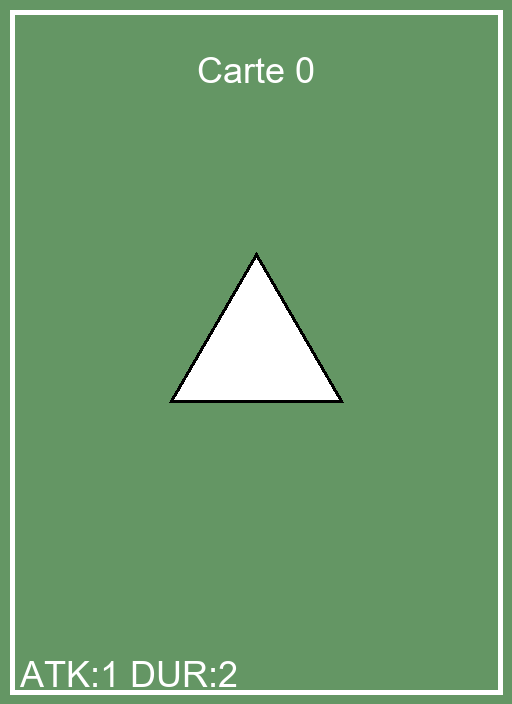
#> input picture assets/cards/temp/card_0.png, 512 x 704 px
$ python -i asset_generator.py   (imports and definitions only)
#> lines starting #> are read from the running program, lines starting #| are printed output that depends on the picture
#!/usr/bin/env python3
"""
Générateur automatique d'assets pour Bestiaire
Crée tous les prompts pour générer les illustrations avec Midjourney/DALL-E
"""

import json
from pathlib import Path
from typing import Dict, List, Optional
import requests
import time
from dataclasses import dataclass
from PIL import Image, ImageDraw, ImageFont, ImageFilter, ImageEnhance
import numpy as np


# ============================================================================
# GÉNÉRATEUR DE PROMPTS POUR ILLUSTRATIONS
# ============================================================================

@dataclass
class CardPrompt:
    """Prompt pour générer une illustration de carte"""
    card_id: str
    name: str
    biome: str
    creature_type: str
    visual_style: str
    prompt_midjourney: str
    prompt_dalle: str
    negative_prompt: str


class AssetGenerator:
    """Génère tous les assets du jeu"""

    # [242 lines left out: functions __init__, generate_all_card_prompts, create_card_prompt, extract_creature_type, create_creature_description, clean_prompt and 2 more, not called in this run]


# ============================================================================
# GÉNÉRATEUR D'ASSETS TEMPORAIRES
# ============================================================================

class PlaceholderGenerator:
    """Génère des placeholders en attendant les vraies illustrations"""

    # [96 lines left out: functions __init__, generate_all_placeholders, create_placeholder_card, load_cards_database, not called in this run]


# ============================================================================
# POST-TRAITEMENT DES IMAGES
# ============================================================================

class ImageProcessor:
    """Post-traite les images générées par IA"""

    def __init__(self):
        self.card_width = 512
        self.card_height = 704

    def process_card_image(self, input_path: Path, output_path: Path):
        """Traite une image de carte"""
#> called with input_path = 'assets/cards/temp/card_0.png', output_path = 'out.png'

        img = Image.open(input_path)
#> img is the input picture: PIL image 512x704 RGB; mean R, G, B 110.7, 156.9, 110.7

        # 1. Redimensionner si nécessaire
        if img.size != (self.card_width, self.card_height):
            img = img.resize((self.card_width, self.card_height), Image.LANCZOS)

        # 2. Améliorer le contraste
        enhancer = ImageEnhance.Contrast(img)
        img = enhancer.enhance(1.2)

        # 3. Ajouter un léger vignettage
        img = self.add_vignette(img)

        # 4. Ajouter un cadre subtil
        img = self.add_border(img)

        # 5. Optimiser pour le jeu
        img = img.convert('RGB')
        img.save(output_path, 'PNG', optimize=True, quality=95)

    def add_vignette(self, img: Image.Image) -> Image.Image:
        """Ajoute un effet de vignettage"""

        # Créer un masque de vignette
        mask = Image.new('L', img.size, 0)
#> mask: PIL image 512x704 L; every value is 0
        draw = ImageDraw.Draw(mask)

        for i in range(min(img.size) // 2):
            alpha = 255 - int(255 * (i / (min(img.size) / 2)) ** 2)
            draw.ellipse([i, i, img.size[0] - i, img.size[1] - i], fill=alpha)

        # Appliquer le masque
        black = Image.new('RGB', img.size, 'black')
#> black: PIL image 512x704 RGB; every value is 0
        img = Image.composite(img, black, mask)
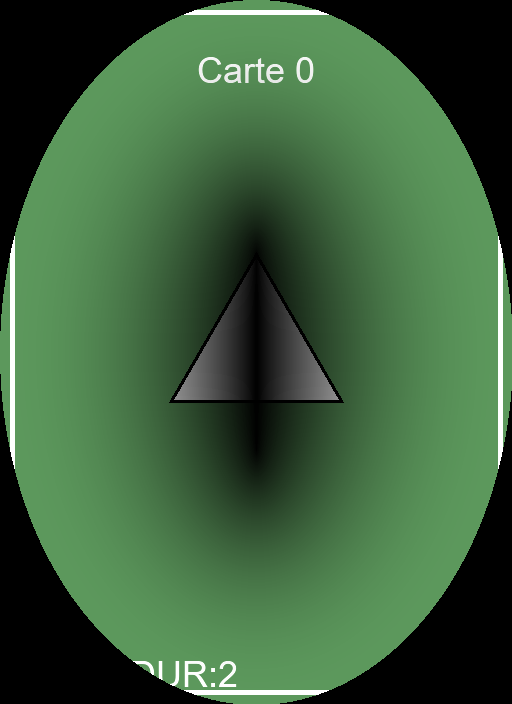
#> img: PIL image 512x704 RGB; mean R, G, B 60.5, 96.6, 60.5

        return img

    def add_border(self, img: Image.Image) -> Image.Image:
        """Ajoute un cadre à l'image"""

        draw = ImageDraw.Draw(img)
        draw.rectangle([0, 0, img.size[0] - 1, img.size[1] - 1],
                       outline='black', width=2)

        return img

    # [46 lines left out: functions batch_process, main, not called in this run]


# [12 lines not run here, left out]

>>> result = ImageProcessor().process_card_image('assets/cards/temp/card_0.png', 'out.png')

$ run again, on assets/cards/temp/card_13.png
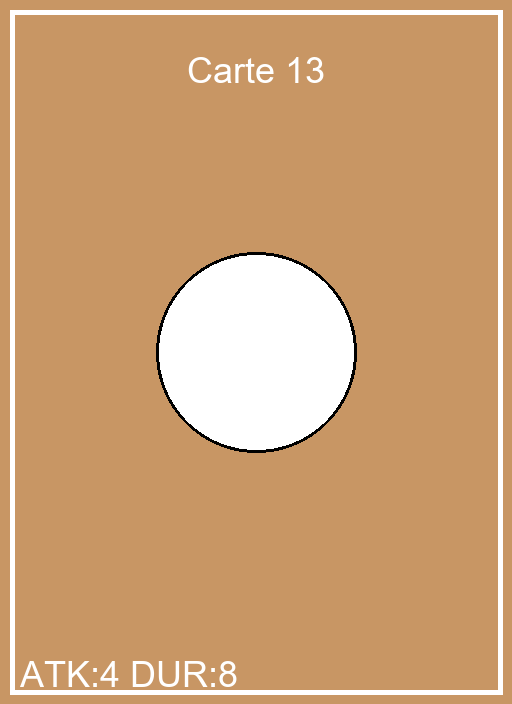
#> input picture assets/cards/temp/card_13.png, 512 x 704 px
#> in process_card_image, img is the input picture: PIL image 512x704 RGB; mean R, G, B 205.8, 162.1, 118.5
#> mask: PIL image 512x704 L; every value is 0
#> black: PIL image 512x704 RGB; every value is 0
#> in add_vignette, `img = Image.composite(img, black, mask)`:
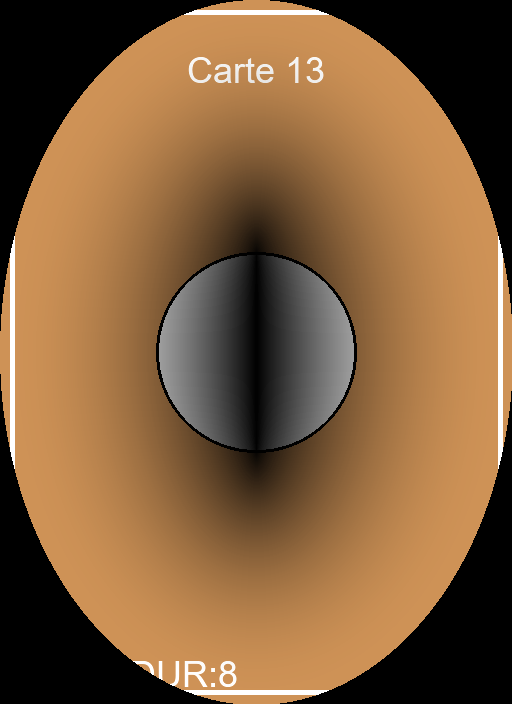
#> img: PIL image 512x704 RGB; mean R, G, B 129.7, 94.9, 60.1
